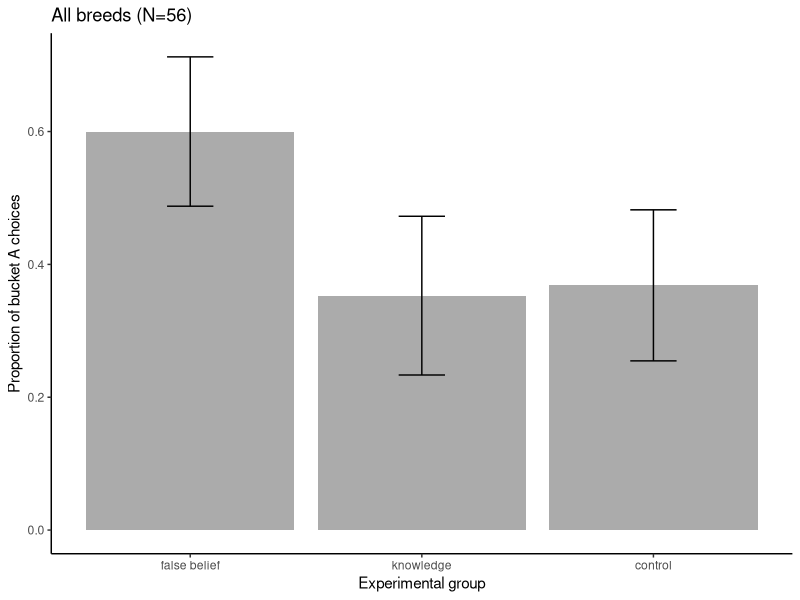
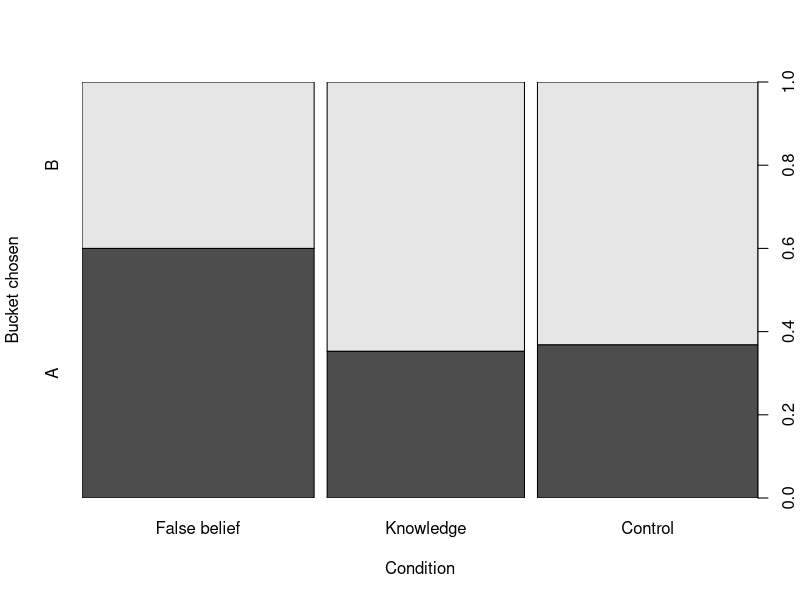
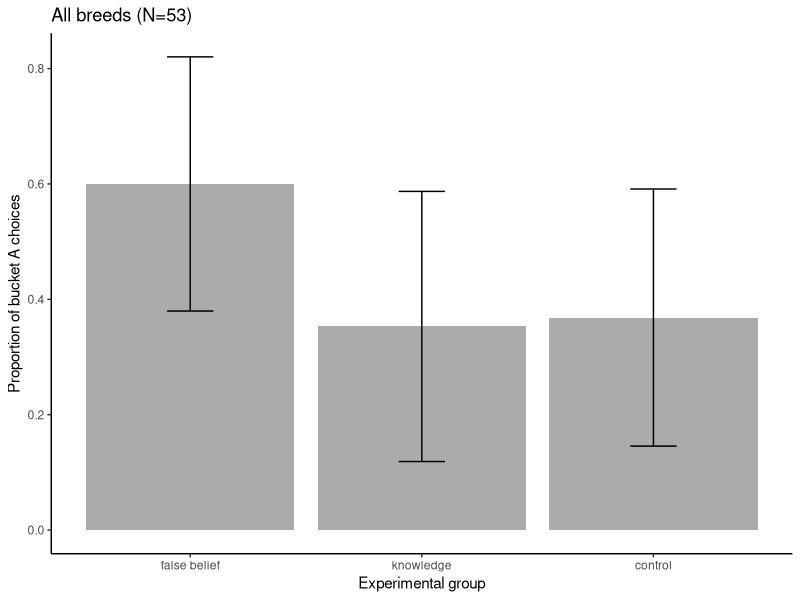

The R source for these figures, in order:
## ---- chunk 1
library(tidyverse)
library(ggplot2)
## ---- chunk 2
xdata <- read.csv("data/tested_dogs.csv", header = TRUE) %>% 
  na.omit %>% 
  mutate(choice_letter = as.factor(choice_letter)) %>% 
  mutate(condition = as.factor(condition)) %>% 
  mutate(age_months=as.numeric(age_months))
## ---- chunk 3
##nr. dogs choosing bucket A and B overall
table(xdata$choice_letter)

##proportions relative to the whole sample
mean(xdata$choice_letter=="A")
mean(xdata$choice_letter=="B")

##nr. dogs choosing bucket A and B in each condition
table(xdata$condition, xdata$choice_letter)

##proportions relative to the different conditions
fb_subset <- xdata[xdata$condition == "false_belief", ]
know_subset <- xdata[xdata$condition == "knowledge", ]
ctr_subset <- xdata[xdata$condition == "control", ]
mean(fb_subset$choice_letter=="A")
mean(know_subset$choice_letter=="A")
mean(ctr_subset$choice_letter=="A")

#experimenters (communicator and hider)
table(xdata$condition, xdata$communicator)
table(xdata$condition, xdata$hider)

#age
mean(fb_subset$age_months)
mean(know_subset$age_months)
mean(ctr_subset$age_months)
## ---- chunk 4
#table with descriptive stats for plotting
plot.data <- xdata %>%
  mutate(choice = ifelse(choice_letter == "A", 1, 0)) %>%
  mutate(condition = fct_relevel(
    fct_recode(
      condition,
      "false belief" = "false_belief",
      "knowledge" = "knowledge",
      "control" = "control"
    ),
    "false belief",
    "knowledge",
    "control"
  )) %>% #specify order of factor levels for factor_relevel
  group_by(condition) %>%
  summarise(
    mean.choiceA = mean(choice),
    sd.choiceA = sd(choice),
    n.choseA = sum(choice),
    median.choiceA = median(choice),
    n.tested.per.cond = length(choice),
    se.choiceA = sd(choice) / sqrt(length(choice))
  )

plot.data

##barplot of choices by experimental group

p.choice <- ggplot(data = plot.data, aes(x = condition, y = mean.choiceA)) +
  geom_bar(stat = "identity", alpha = 0.5) +
  geom_errorbar(aes(ymin = mean.choiceA - se.choiceA, ymax = mean.choiceA + #error bars represent standard error
                      se.choiceA),
                width = .2) +
  #ylim(0,0.8)+
  #geom_signif(comparisons=list(c("False Belief", #"Knowledge")), annotations="*",
  #             y_position = 0.75, tip_length = 0.04, #vjust=0.4) +
  theme_classic() +
  labs(x = "Experimental group", y = "Proportion of bucket A choices")+
  ggtitle("All breeds (N=56)")

p.choice
 
#saving the plot with ggsave
# ggsave(
#   "./graphs/bucket_A_choices_BC.png",
#   plot = last_plot(),
#   device = NULL,
#  # path = "C:/Users/lonardol/Desktop/False Belief experiment/FB_2_follow_up/Graphs/Border Collies",
#   scale = 0.8,
#   width = 7,
#   height = 6,
#   #units = c("in", "cm", "mm"),
#   dpi = 320,
#   limitsize = TRUE
# )
## ---- chunk 5
#mosaic plot to visualize also bucket B choices
mosaic.plot.data  <- xdata %>%
  mutate(choice_letter = fct_relevel(choice_letter, "B", "A")) %>%
  mutate(condition = fct_relevel(
    fct_recode(
      condition,
      "False belief" = "false_belief",
      "Knowledge" = "knowledge",
      "Control" = "control"
    ),
    "False belief",
    "Knowledge",
    "Control"
  )) #specify order of factor levels for factor_relevel

plot(mosaic.plot.data$condition,mosaic.plot.data$choice_letter,
  xlab = "Condition",
  ylab = "Bucket chosen")


#saving the plot with ggsave
# ggsave(
#   "./graphs/bucket_A_choices_BC.png",
#   plot = last_plot(),
#   device = NULL,
#  # path = "C:/Users/lonardol/Desktop/False Belief experiment/FB_2_follow_up/Graphs/Border Collies",
#   scale = 0.8,
#   width = 7,
#   height = 6,
#   #units = c("in", "cm", "mm"),
#   dpi = 320,
#   limitsize = TRUE
# )
## ---- chunk 6
#chi square test (false belief - knowledge) 29 October
condition<-c("false belief", "knowledge", "control")
outcome <- plot.data$n.choseA # number of successes (bucket A chosen) for each condition
n <- plot.data$n.tested.per.cond # total trials for each condition

# Create a contingency table
table <- matrix(c(outcome[1], n[1] - outcome[1], outcome[2], n[2] - outcome[2], outcome[3], n[3] - outcome[3]), 
                nrow = 3, byrow = TRUE)
rownames(table) <- condition
colnames(table) <- c("Success", "Failure")

# Chi-squared test
chisq.test(table)
## ---- chunk 7
#plot with error bars showing confidence intervals 
plot.data.ci <- plot.data %>%
  mutate(ci.lower = mean.choiceA - 1.96 * se.choiceA,
         ci.upper = mean.choiceA + 1.96 * se.choiceA)

# Now, plot with confidence intervals as error bars
p.choice <- ggplot(data = plot.data.ci, aes(x = condition, y = mean.choiceA)) +
  geom_bar(stat = "identity", alpha = 0.5) +
  geom_errorbar(aes(ymin = ci.lower, ymax = ci.upper), width = 0.2) +
  #ylim(0,0.8)+
  #geom_signif(comparisons=list(c("False Belief", "Knowledge")), annotations="*",
  #             y_position = 0.75, tip_length = 0.04, vjust=0.4) +
  theme_classic() +
  labs(x = "Experimental group", y = "Proportion of bucket A choices") +
  ggtitle("All breeds (N=53)")

p.choice
